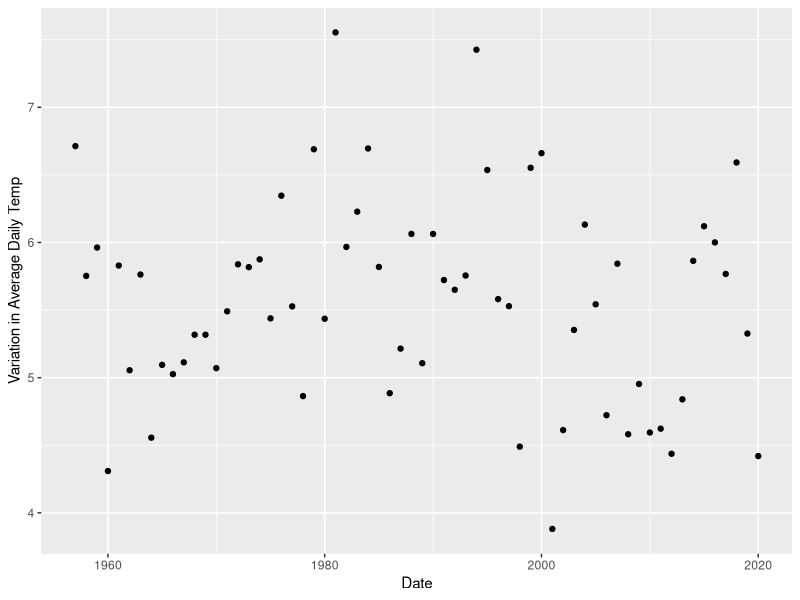
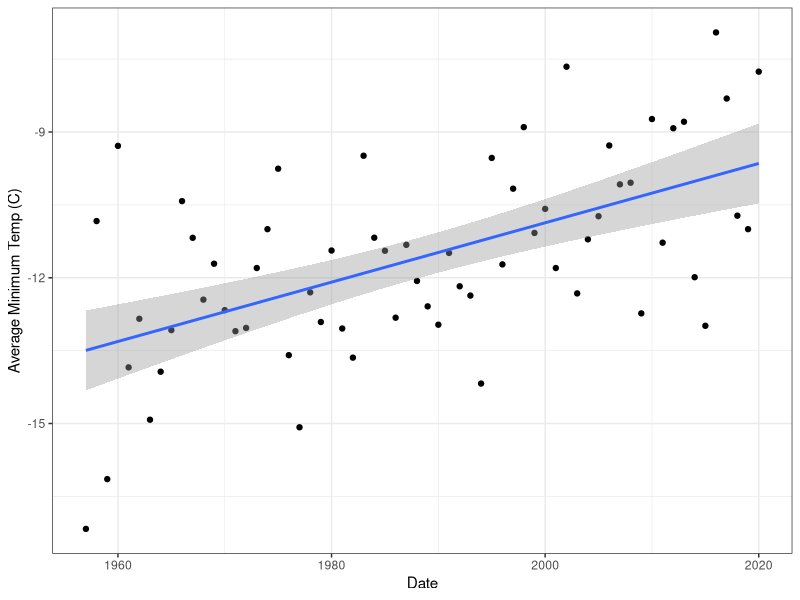
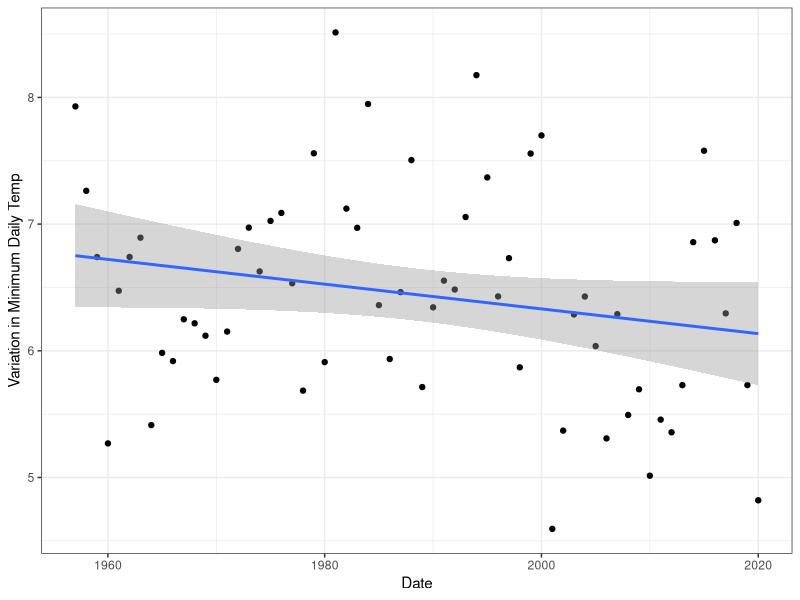
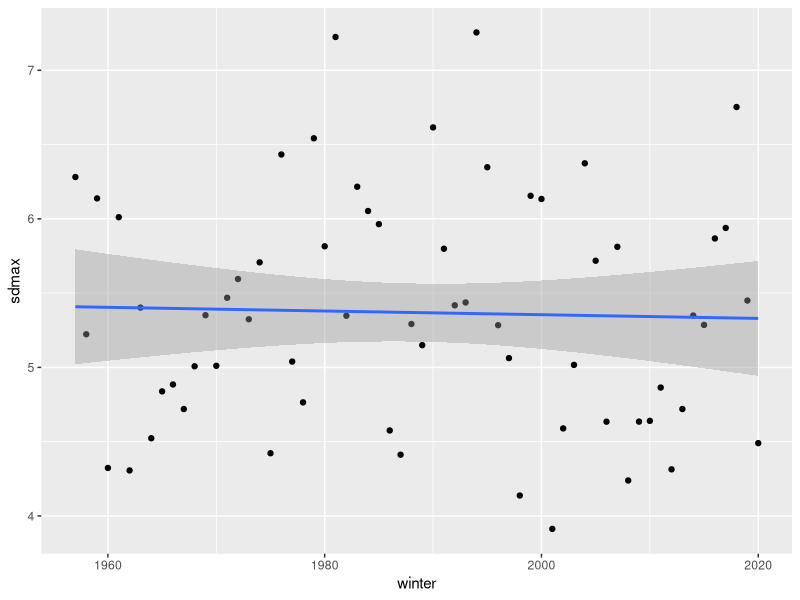
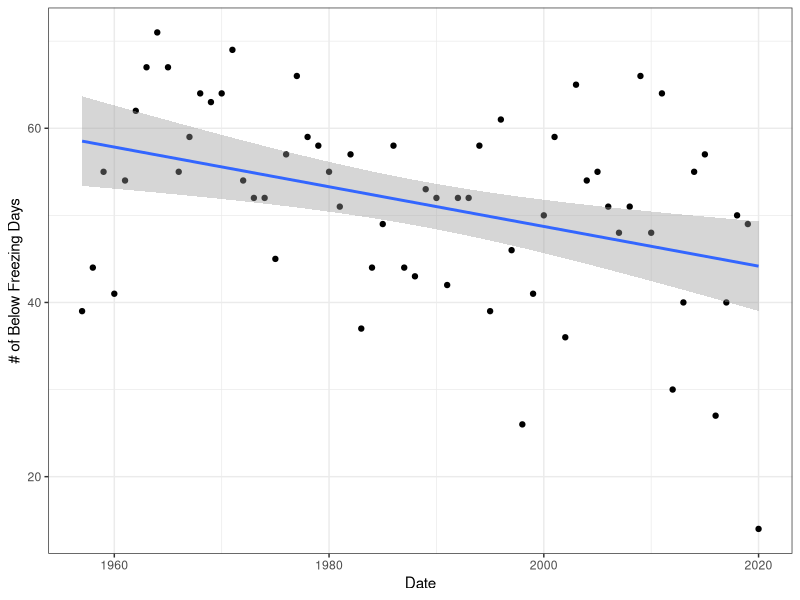

Source code (R) for these figures, in order:
# Sage Wentzell-Brehme
# December 9, 2020
# BISC/ES 307 Final Project

# Comparing winter climate data btwn Harvard Forest and Hubbard Brook

# load libraries
library(tidyverse)
library(lubridate)


# set working directory
setwd("~/Wellesley/Year 4/Bisc_307/Final/BISC_ES_307_Final")

#Hubbard Brook Data
HB_temp <- read.csv("data/HBEF_air_temp_daily_1957-2019.csv")

#summarize the data
summary(HB_temp)
table(HB_temp$STA)

#assign the date column to a date variable format
HB_temp$date <- as.Date(HB_temp$date)

#add a month column
HB_temp <- mutate(HB_temp, month = format(date, "%m"), 
                    year = year(date))

#subset the data to only look at the winter months - Dec, Jan, Feb
list_of_values <- c("01", "02", "12")
HBwinter <- HB_temp %>%
  filter(month %in% list_of_values)


#filter to just the temp data from the HQ or Headquarters plot
#create a new column for winter (ex: Dec 2018-Feb 2019 = winter 2019)
HBwinter <-  HBwinter %>%
  mutate(HBwinter, winter = ifelse(month == "12", year + 1, year))%>%
  filter(STA=="HQ")

#HBwinter$winter <- as.numeric(HBwinter$winter)
#HBwinter$winter[HBwinter$month== "12"] <- HBwinter$year + 1
  #  mutate(HBwinter, winter = year)

#summarize the data by winter to look at the number of days that stay below freezing
#or have a maximum temp below 0 degrees Celsius
cold <- HBwinter %>%
  group_by(winter)%>%
  summarize(below = sum(MAX<=0))


#summarize data by winter to look at average temp and variation
#including average, maximum, and minimum daily temps
HBsum <- HBwinter %>%
  group_by(winter) %>%
  summarize(mean = mean(AVE),
            sdave = sd(AVE),
            minmean = mean(MIN), 
            sdmin = sd(MIN), 
            maxmean = mean(MAX), 
            sdmax = sd(MAX))

# plotting variation in average daily temp over each winter
ggplot(data = HBsum) + 
  geom_point(mapping = aes(x = winter, y = sdave)) +
  labs(x = "Date", y = "Variation in Average Daily Temp")

# linear regression of standard deviation of average daily temp over each winter ~ year
lm1 <- lm(sdmin ~ winter, data=HBsum)
summary(lm1)

# Figure 1
# plot the winter average daily minimum temp by year  
ggplot(data = HBsum, mapping = aes(x = winter, y = minmean)) + 
  geom_point()+
  geom_smooth(method=lm)+
  labs(x = "Date", y = "Average Minimum Temp (C)") +
  theme_bw()

# linear regression of average minimum daily temp each winter ~ year
lm2 <- lm(minmean ~ winter, data=HBsum)
summary(lm2)

#Figure 2
# plotting variation in minimum daily temp over each winter
ggplot(data = HBsum, mapping = aes(x = winter, y = sdmin)) + 
  geom_point() +
  geom_smooth(method=lm)+
  labs(x = "Date", y = "Variation in Minimum Daily Temp")+
  theme_bw()

# linear regression of standard deviation of minimum daily temp each winter ~ year
lm3 <- lm(sdmin ~ winter, data=HBsum)
summary(lm3)

# plotting variation in max daily temp over each winter
ggplot(data = HBsum, mapping = aes(x = winter, y = sdmax)) + 
  geom_point() +
  geom_smooth(method=lm)

# linear regression of standard deviation of maximum daily temp each winter ~ year
lm4 <- lm(sdmax ~ winter, data=HBsum)
summary(lm4)


# Figure 3
# plot the number of days below freezing (0 degrees Celsius) each winter
ggplot(data = cold, mapping = aes(x = winter, y=below)) + 
  geom_point()+
  geom_smooth(method=lm)+
  labs(x = "Date", y = "# of Below Freezing Days") +
  theme_bw()

# linear regression of number of days below freezing each winter ~ year
lm5 <- lm(below ~ winter, data=cold)
summary(lm5)


